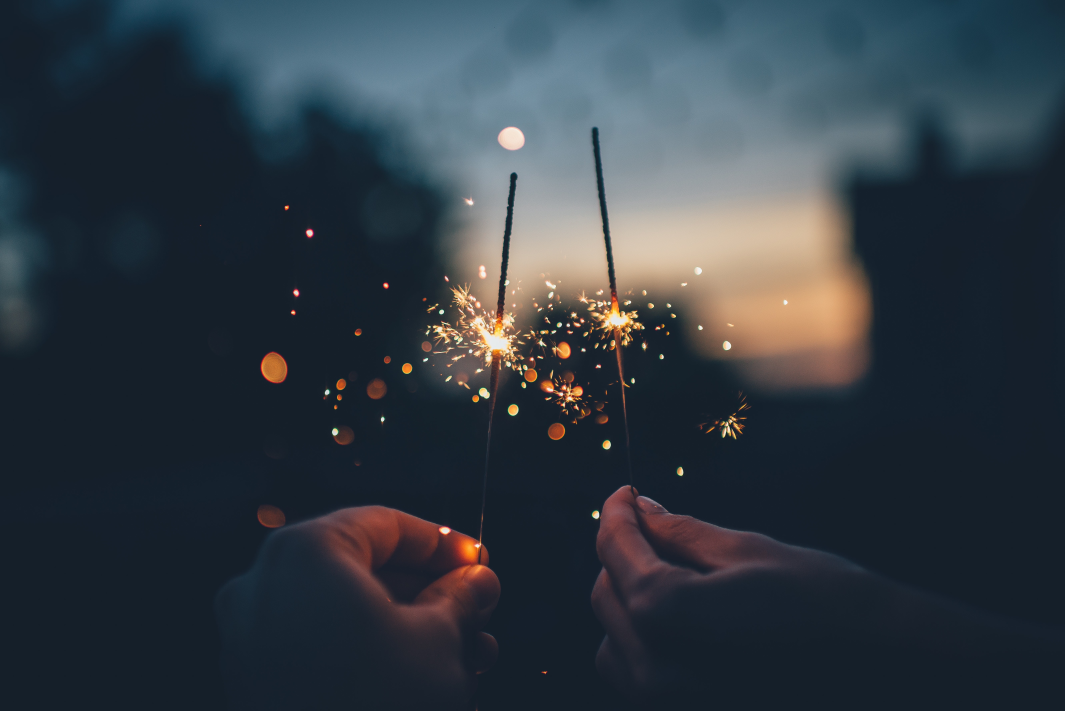
#> input picture example_exam/fr.jpg, 5322 x 3553 px (shown at 1/5 size)
$ python task2.py
#> lines starting #> are read from the running program, lines starting #| are printed output that depends on the picture; long printed decimals are rounded
import math
import numpy as np

import cv2
import pywt


img = cv2.imread("fr.jpg")
#> img is the input picture: shape (3553, 5322, 3); mean B, G, R 67.4, 59.2, 50.2
gimg = cv2.cvtColor(img, cv2.COLOR_BGR2GRAY)
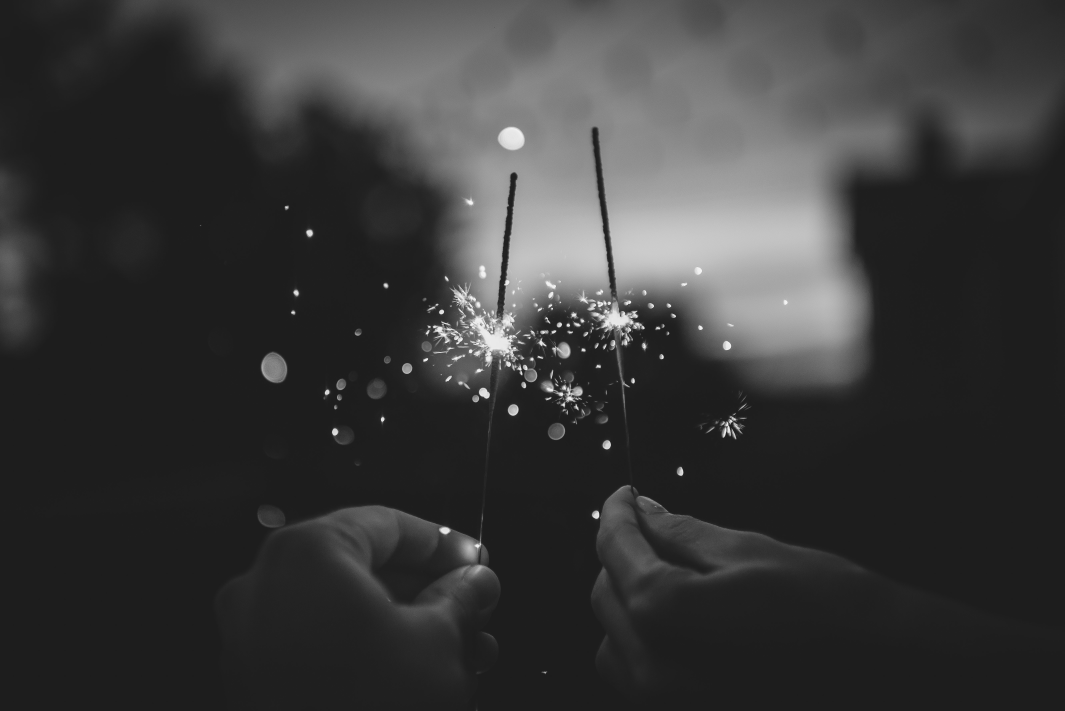
#> gimg: shape (3553, 5322) (shown at 1/5 size); min 7, max 255, mean 57.4

h, w = gimg.shape
#> h = 3553; w = 5322
ratio = h/w
#> ratio = 0.668
nw = 2661
nh = math.floor(nw*ratio)
#> nh = 1776
print("ratio w/h", w/h, nh)
#| ratio w/h 1.498 1776
cimg = cv2.resize(img, (nw, nh), interpolation=cv2.INTER_AREA)

blue = np.histogram(cimg[:, :, 0].ravel(), 256, density=True)
green = np.histogram(cimg[:, :, 1].ravel(), 256, density=True)
red = np.histogram(cimg[:, :, 2].ravel(), 256, density=True)

print(max(np.max(blue[0]), np.max(green[0]), np.max(red[0])))
#| 0.3833

line = lambda m: ((m-np.min(m))/(np.max(m)-np.min(m)))*255
limg = cimg.copy()
for i in range(3):
    limg[:, :, i] = line(limg[:, :, i])

print("stretched pixel:", limg[914][1291])
#| stretched pixel: [38 60 82]
print(np.min(limg[:, :, 0]), np.min(limg[:, :, 1]), np.min(limg[:, :, 2]))
#| 0 0 0

wavelet = "Haar"
cA, m = pywt.dwt2(limg, wavelet)
cA, m = pywt.dwt2(cA, wavelet)
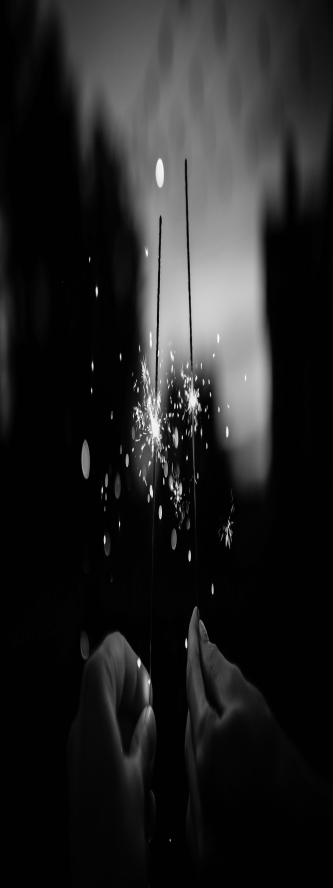
#> cA: shape (1776, 666, 1) float64 (shown at 1/2 size); min 104.3, max 986.8, mean 223.7; drawn with min black and max white
T = 40
r, c, _d = cA.shape
#> r = 1776; c = 666
zeros = 0
for i in range(r):
    for j in range(c):
        zeros += 1 if (cA[i][j][0] < T) else 0
#> after the loop, zeros = 0
print(zeros, np.min(cA[:, :, 0]))
#| 0 104.250
